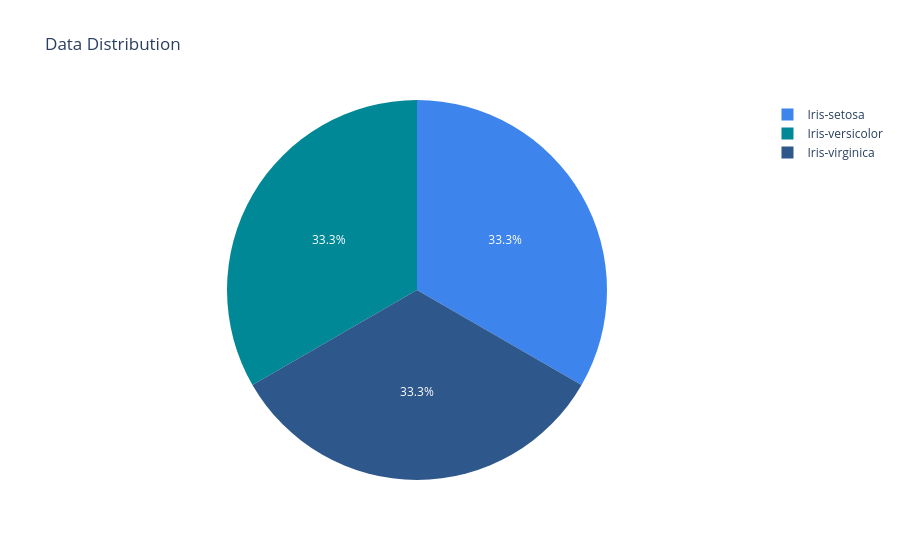

Notebook code cell kept with this figure:
### Code cell
fig = px.pie(iris, 'Species',color_discrete_sequence=[COLOUR_1, COLOUR_2, COLOUR_3],title='Data Distribution',template='plotly')
fig.show()

### Figure 1 — Plotly figure (JSON) as saved in the notebook; plotly's stock layout.template omitted (floating-point values rounded to 4 significant figures; data arrays with more than 128 entries replaced by an {"elided": "..."} marker saying what was removed)
{"data": [{"domain": {"x": [0, 1], "y": [0, 1]}, "hovertemplate": "Species=%{label}<extra></extra>", "labels": {"elided": "150 str values"}, "legendgroup": "", "name": "", "showlegend": true, "type": "pie"}], "layout": {"legend": {"tracegroupgap": 0}, "piecolorway": ["#3d84ec", "#008896", "#2E578B"], "title": {"text": "Data Distribution"}}}
